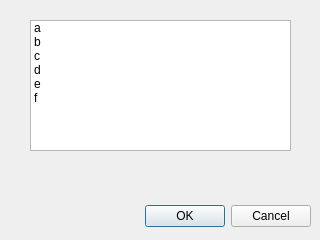
<?xml version="1.0" encoding="UTF-8"?>
<ui version="4.0">
 <class>Dialog</class>
 <widget class="QDialog" name="Dialog">
  <property name="geometry">
   <rect>
    <x>0</x>
    <y>0</y>
    <width>320</width>
    <height>240</height>
   </rect>
  </property>
  <property name="windowTitle">
   <string>Dialog</string>
  </property>
  <widget class="QDialogButtonBox" name="buttonBox">
   <property name="geometry">
    <rect>
     <x>10</x>
     <y>200</y>
     <width>301</width>
     <height>32</height>
    </rect>
   </property>
   <property name="orientation">
    <enum>Qt::Horizontal</enum>
   </property>
   <property name="standardButtons">
    <set>QDialogButtonBox::Cancel|QDialogButtonBox::Ok</set>
   </property>
  </widget>
  <widget class="QListWidget" name="listWidget">
   <property name="geometry">
    <rect>
     <x>30</x>
     <y>20</y>
     <width>261</width>
     <height>131</height>
    </rect>
   </property>
   <item>
    <property name="text">
     <string>a</string>
    </property>
   </item>
   <item>
    <property name="text">
     <string>b</string>
    </property>
   </item>
   <item>
    <property name="text">
     <string>c</string>
    </property>
   </item>
   <item>
    <property name="text">
     <string>d</string>
    </property>
   </item>
   <item>
    <property name="text">
     <string>e</string>
    </property>
   </item>
   <item>
    <property name="text">
     <string>f</string>
    </property>
   </item>
  </widget>
 </widget>
 <resources/>
 <connections>
  <connection>
   <sender>buttonBox</sender>
   <signal>accepted()</signal>
   <receiver>Dialog</receiver>
   <slot>accept()</slot>
   <hints>
    <hint type="sourcelabel">
     <x>248</x>
     <y>254</y>
    </hint>
    <hint type="destinationlabel">
     <x>157</x>
     <y>274</y>
    </hint>
   </hints>
  </connection>
  <connection>
   <sender>buttonBox</sender>
   <signal>rejected()</signal>
   <receiver>Dialog</receiver>
   <slot>reject()</slot>
   <hints>
    <hint type="sourcelabel">
     <x>316</x>
     <y>260</y>
    </hint>
    <hint type="destinationlabel">
     <x>286</x>
     <y>274</y>
    </hint>
   </hints>
  </connection>
 </connections>
</ui>
